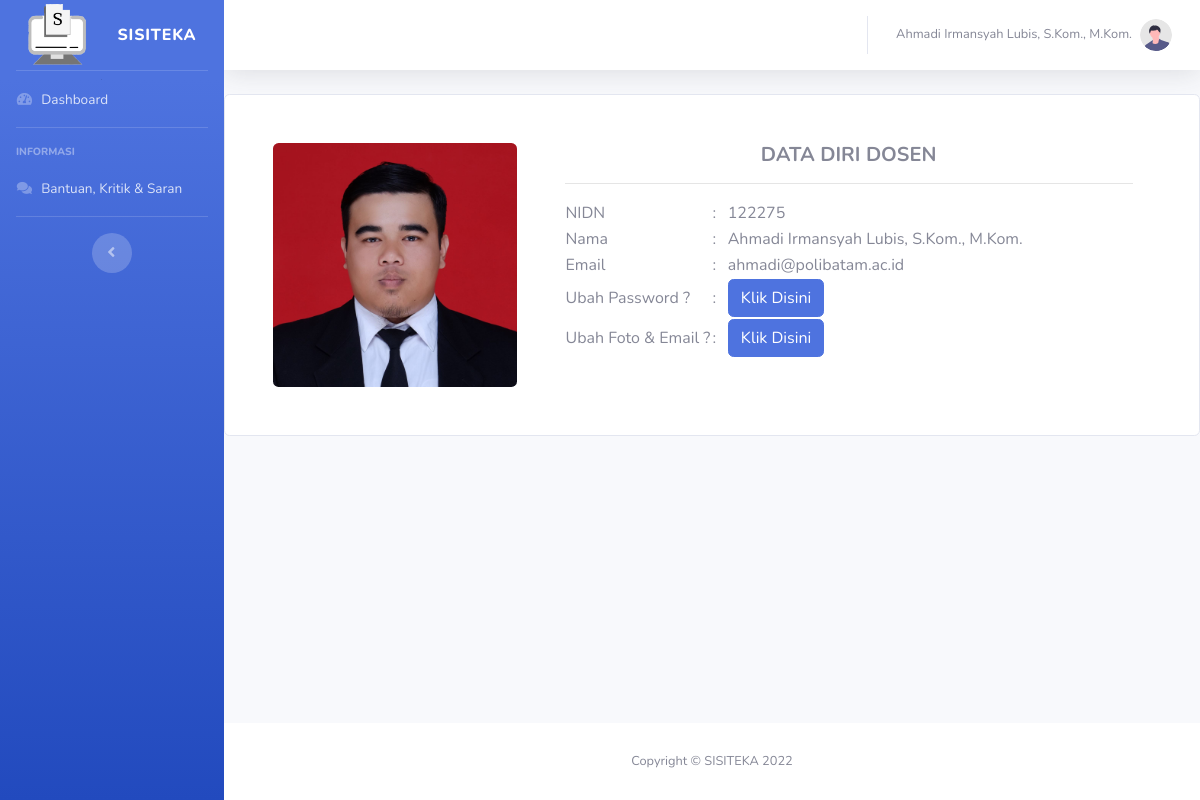
The page /profile_ds.php (signed in) on the database its author committed.
### tables this page shows
CREATE TABLE `dosen` (
  `nidn` varchar(6) NOT NULL,
  `nama_dosen` varchar(255) NOT NULL,
  `email_dosen` varchar(100) NOT NULL,
  `foto` varchar(255) NOT NULL
);

### profile_ds.php (the view, shortened to what this page needs)
<!DOCTYPE html>
<html lang="en">
<head>
    <link href="vendor/fontawesome-free/css/all.min.css" rel="stylesheet" type="text/css">
    <link href="css/sb-admin-2.min.css" rel="stylesheet">
</head>
<body id="page-top">
    <div id="wrapper">
        <ul class="navbar-nav bg-gradient-primary sidebar sidebar-dark accordion"id="accordionSidebar">
            <a class="sidebar-brand d-flex align-items-center justify-content-center">
                <img src="img/logo.png" alt="logo" style="width: 90px; height: 90px;" >
                <div class="sidebar-brand-text mx-3">SISITEKA</div>
            </a>
            <hr class="sidebar-divider my-0">
            <li class="nav-item">
                <a class="nav-link" href="dashboard_ds.php">
                    <i class="fas fa-fw fa-tachometer-alt"></i>
                    <span>Dashboard</span></a>
            </li>
            <hr class="sidebar-divider">
            <div class="sidebar-heading">
                Informasi
            </div>
             <li class="nav-item">
                 <a class="nav-link" href="halaman_bantuan_ds.php">
                     <i class="fas fa-fw fa-comments"></i>
                     <span>Bantuan, Kritik & Saran</span></a>
             </li>
            <hr class="sidebar-divider d-none d-md-block">
            <div class="text-center d-none d-md-inline">
                <button class="rounded-circle border-0" id="sidebarToggle"></button>
            </div>
        </ul>
        <div id="content-wrapper" class="d-flex flex-column">
            <div id="content">
                <nav class="navbar navbar-expand navbar-light bg-white topbar mb-4 static-top shadow">
                    <ul class="navbar-nav ml-auto">
                        <li class="nav-item dropdown no-arrow">
                            <a class="nav-link dropdown-toggle" href="#" id="userDropdown" role="button"
                                data-toggle="dropdown" aria-haspopup="true" aria-expanded="false">
                                <span class="mr-2 d-none d-lg-inline text-gray-600 small"><?php echo $_SESSION['nama_pengguna']; ?></span>
                                <img class="img-profile rounded-circle"
                                    src="img/undraw_profile.svg">
                            </a>
                        </li>
                    </ul>
                </nav>
                <div class="mdk-header-layout js-mdk-header-layout" data-has-scrolling-region="">
                    <?php
        include 'koneksi.php';
        $sql=mysqli_query($koneksi,"SELECT * FROM dosen where nidn='$_SESSION[id_pengguna]'");
        while ($data=mysqli_fetch_array($sql)) {
            ?>
                    <div class="card">
                        <div class="row no-gutters">
                            <div class="col-md-3 mt-5 ml-5 my-5">
                                <img src="<?php echo "img/".$data['foto']?>" class="card-img rounded"
                                    style="background-position: center; background-repeat: no-repeat; background-size: cover;"
                                    alt="HEHE MASIH KOSONG FOTONYA">
                            </div>
                            <div class="col-md-7 mt-5 ml-5">
                                <h5 class="card-title"><b>
                                        <center>DATA DIRI DOSEN</center>
                                    </b></h5>
                                <hr>
                                <table>
                                    <tbody>
                                        <tr>
                                            <td width="30%">NIDN</td>
                                            <td>:</td>
                                            <td><?php echo $data['nidn']; ?></td>
                                        </tr>
                                        <tr>
                                            <td>Nama</td>
                                            <td>:</td>
                                            <td><?php echo $data['nama_dosen']; ?></td>
                                        </tr>
                                        <tr>
                                            <td>Email</td>
                                            <td>:</td>
                                            <td><?php echo $data['email_dosen'];?></td>
                                        </tr>
                                        <tr>
                                            <td>Ubah Password ?</td>
                                            <td>:&nbsp;&nbsp;</td>
                                            <td><a data-toggle="modal" data-target="#ubahpwModal"
                                                    class="btn btn-primary">
                                                    Klik Disini
                                                </a></td>
                                        </tr>
                                        <tr>
                                            <td>Ubah Foto & Email ?</td>
                                            <td>:&nbsp;&nbsp;</td>
                                            <td><a data-toggle="modal" data-target="#changepicModal"
                                                    class="btn btn-primary">Klik Disini</a></td>
                                        </tr>
                                        <?php
        }
        ?>
                                    </tbody>
                                </table>
                            </div>
                        </div>
                    </div>
                </div>
    </div>
    <footer class="sticky-footer bg-white">
        <div class="container my-auto">
            <div class="copyright text-center my-auto">
                <span>Copyright &copy; SISITEKA 2022</span>
            </div>
        </div>
    </footer>
    </div>
    </div>
</body>
</html>

### rows shown on the page
dosen: foto (picture), nidn "122275", nama_dosen "Ahmadi Irmansyah Lubis, S.Kom., M.Kom.", email_dosen "ahmadi@polibatam.ac.id"

### other values the page prints
$_SESSION['nama_pengguna'] "Ahmadi Irmansyah Lubis, S.Kom., M.Kom."
